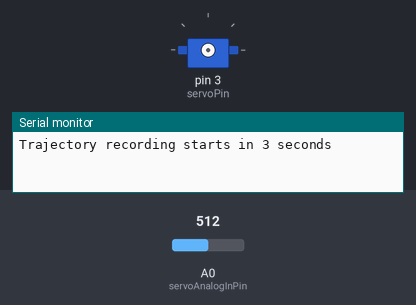
Bench run of a sketch on a simulated Arduino Uno, built with avr-gcc and run on an emulated ATmega328P. On the bench: servo, the last lines printed to the serial monitor. The inputs (shaded band) are chosen by the test bench; at power-on: A0 (servoAnalogInPin) = 512. EEPROM starts erased.

Above: at 0.1 s.
At 11.1 s:
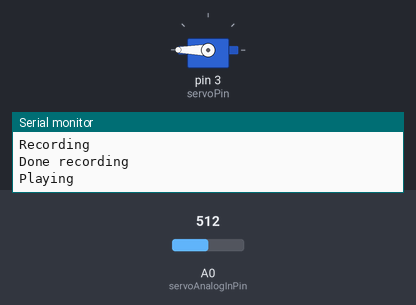
Timing chart, 0 to 12.6 s (numbered marks = the images above):
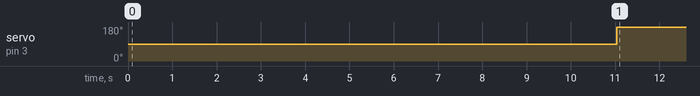

The sketch:

prerecorded_trajectory.ino
```cpp
 #include <Servo.h>                    // Aquestes dues comandes serveixen per inicialitzar les llibreries del Servomotor i del EEPROM de l'arduino
 #include <EEPROM.h>

 #define SAMPLE_DELAY 25               // Declaració de les variables que no han de variar en cap moment
 #define SAMPLES 200

 Servo myservo;                        // Definició i inicialització del servo i dels seus pins
 int servoPin = 3;
 int servoAnalogInPin = A0;

 void setup() {
 Serial.begin(9600);                   // Inicialitza el Serial de l'Arduino en arrencar el programa
 }

 void loop() {
 Serial.println("Trajectory recording starts in 3 seconds");  // Al port serial, apareix el missatge per tal que l'usuari pugui interactuar.
 delay(3000);                                                 // Retard de 3 segons
 recordTrajectory();                                          // Crida la funció per realitzar una gravació
 delay(3000);                                                 // Retard de 3 segons
 replayTrajectory();                                          // Crida la funció per reproduir la gravació
 }

 void recordTrajectory() {                                    // Funció de gravació
 Serial.println("Recording");                                 // Al port serial s'indica que s'està gravant el moviment
 for (int addr=0; addr<SAMPLES; addr++){                      // Es crea un bucle que pasa per totes les mostres
 int posIs = analogRead(servoAnalogInPin);                    // A cada mostra es registra la posició del servo
 byte posIsServo = map(posIs, 119, 332, 0, 100);              // i es registren en una variable nova, per tal de no perdre la informació.
 EEPROM.write(addr, posIsServo);                              // Es guarda la informació del moviment a la memòria EEPROM de l'arduino
 delay(SAMPLE_DELAY);                                         // Un cop finalitzat, fa un retard de 25 milisegons
 }
 Serial.println("Done recording");                            // Al port Serial s'indica que la gravació ja ha finalitzat.
 }

 void replayTrajectory() {                                    // Funció de reproduir
 myservo.attach(servoPin);                                    // Connecta el servo al pin assignat
 Serial.println("Playing");                                   // Al port Serial s'indica que el moviment s'està reproduint
 for (int addr=0; addr<SAMPLES; addr++){                      // Es crea un bucle que pasa per totes les mostres
 byte positionDesired = EEPROM.read(addr);                    // Es carregan els arxius de la memòria EEPROM i es guarden a una variable
 myservo.write(positionDesired);                              // El servo es mou cap a la posició indicada
 delay(SAMPLE_DELAY);                                         // Retard de 25 milisegons
 }
 Serial.println("Done replaying");                            // Al port Serial s'indica que ja ha finalitzat la gravació.
 myservo.detach();                                            // Desconnecta el servo del pin indicat.
 }
```

Measured:
- by itself, servo on pin 3 (servoPin): 90° → 180° at 11.0 s
